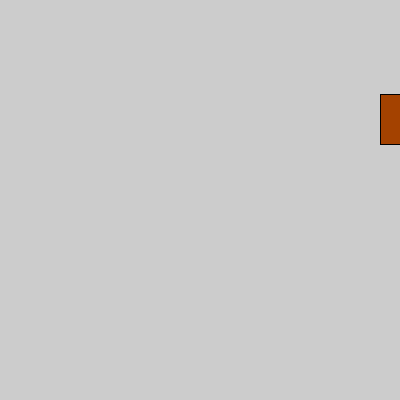
Frame 1 (no input)
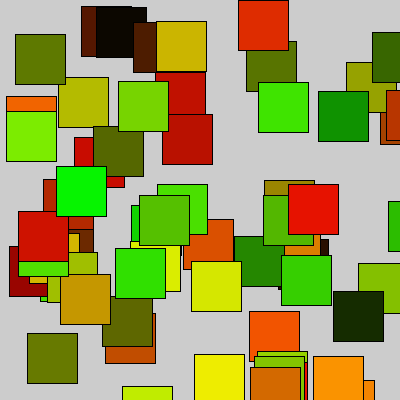
Frame 60 (the mouse pressed at the canvas centre just before this capture)
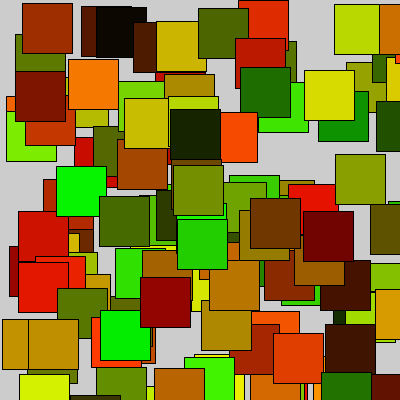
Frame 120 (the mouse held since frame 60 and released just before this capture)

The Processing sketch that drew these frames (run headless with seeded random() and noise(); from frame 60 on, the mouse is pressed at the canvas centre):

// Processing sketch: Rectangulos_de_colores
// ── Rectangulos_de_colores.pde
void setup() {
  size(400, 400);
}

void draw() {
  fill(random(255), random(255), random(0));
  rect(random(400), random(400), 50, 50); 
}
